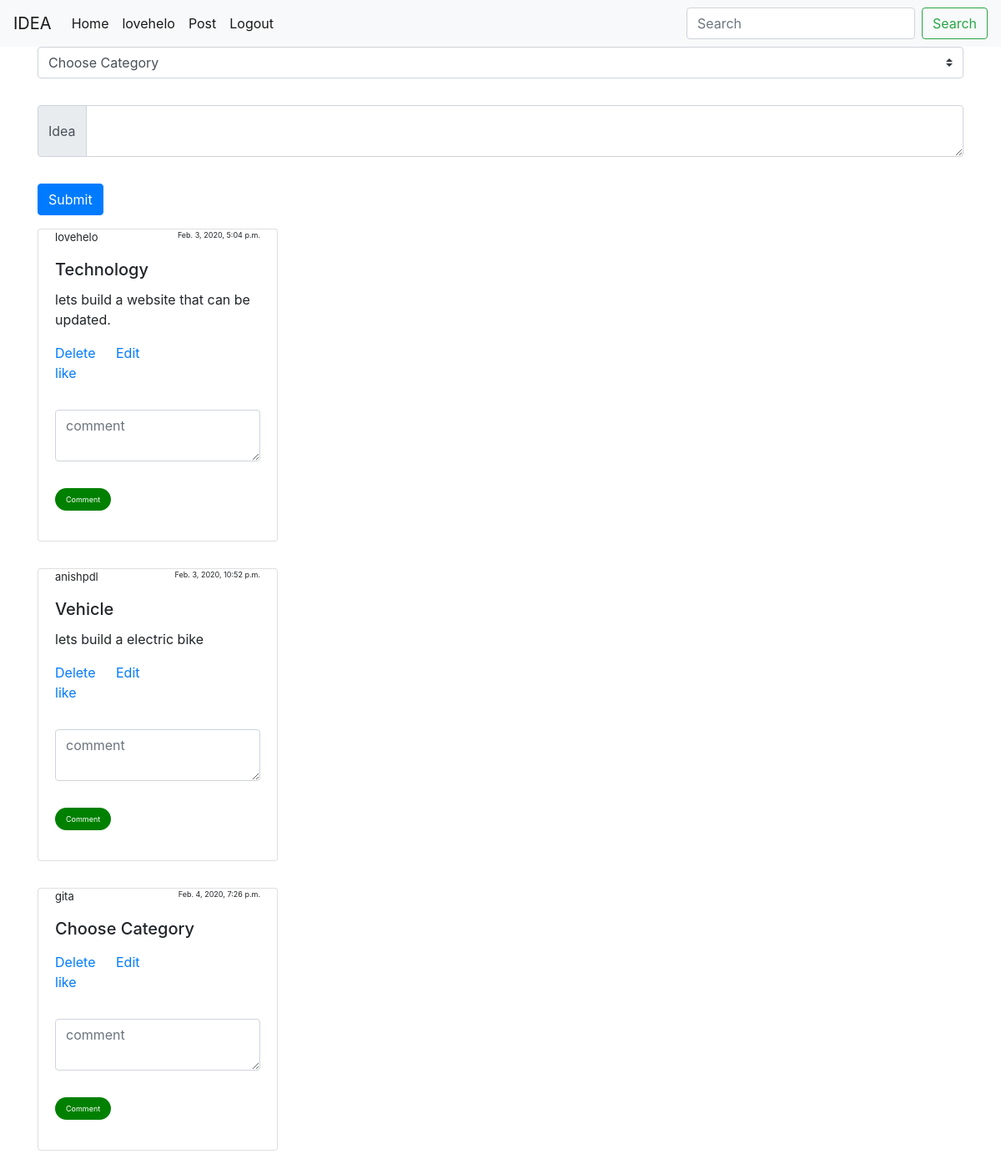
The app's page /home/ (signed in) with its own data.
### main/models.py (models this page shows, shortened)
class idea(models.Model):
    ideaPeacher= models.ForeignKey(User, on_delete=models.CASCADE, default=None)
    Post_idea = models.TextField()
    date_created = models.DateTimeField(default=datetime.now())
    category = models.ManyToManyField(category)
    Like = models.ManyToManyField(User, default=True, related_name='post_like')

class category(models.Model):
    category   = models.CharField(max_length=100)

### main/views.py (the view)
def homepage(request):
    i = idea.objects.all()
    query = ""
    if request.GET:
        query = request.GET['q']
        i = get_data_queryset(str(query))
    return render(request,"main/home.html", context={"ideas":i})

### main/templates/main/home.html (shortened to what this page needs)
{% extends 'main/header.html' %}
{% block content %}
{% load crispy_forms_tags %}
{% if ideas %}
<div>
  <form method="post" , action="submitidea/">
    <select class="custom-select" name="dropdown">
      <option selected>Choose Category</option>
    </select>
    <div class="input-group" style="margin-top: 2rem; margin-bottom: 2rem;">
      <div class="input-group-prepend">
        <span class="input-group-text">Idea</span>
      </div>
      <textarea class="form-control" aria-label="With textarea" name="idea"></textarea>
    </div>
    <button type="Submit" class="btn btn-primary">Submit</button>
  </form>
</div>
<div>
  {% for i in ideas %}
  <div class="card" style="width: 18rem; margin-bottom: 2rem; margin-top: 1rem; ">
    <div class="card-body">
      <p style="font-size:13px;margin-top:-20px">{{i.ideaPeacher}} <Span style="font-size:9px;float:right;">{{i.date_created}}</Span></p>
      <h5 class="card-title">{% for c in i.category.all %}
        {{c.category}}{% endfor %}</h5>
      <p class="card-text">{{i.Post_idea}}</p>
      <a href="{% url 'delete_idea' i.pk %}" class="card-link">Delete</a>
      <a href="{% url 'edit_idea' i.pk %}" class="card-link">Edit</a>
      <p>{{instance.like.count}}<a href='{{instance.get_like_url}}'>like</a></p>
      <form method='Post', action='submitcomment/'>
        <div class="input-group" style="margin-top: 2rem; margin-bottom: 2rem;">
          <textarea class="form-control" aria-label="With textarea" name="comment" placeholder='comment'></textarea>
        </div>
        <button type="Submit" id='commentbtn' class="btn" style="background-color: green;border-radius:20px;font-size:9px;color:white;">Comment</button>
      </form>
    </div>
  </div>
  {% endfor %}
  {% endif %}
</div>
{% endblock %}

### main/templates/main/navbar.html (shortened to what this page needs)
<nav class="navbar navbar-expand-lg navbar-light bg-light">
  <a class="navbar-brand" href="#">IDEA</a>
  <div class="collapse navbar-collapse" id="navbarSupportedContent">
    <ul class="navbar-nav mr-auto">
      {% if user.is_authenticated %}
      <li class="nav-item active">
        <a class="nav-link" href="/home">Home <span class="sr-only">(current)</span></a>
      </li>
      <li class="nav-item active">
        <a class="nav-link" href="/profile">{{user.username}}</a>
      </li>
      <li class="nav-item active">
        <a class="nav-link" href="/idea">Post</a>
      </li>
      <li class="nav-item active">
        <a class="nav-link" href="/logout">Logout</a>
      </li>
    </ul>
    <form class="form-inline my-2 my-lg-0" method="get">
      <input class="form-control mr-sm-2" type="text" placeholder="Search" aria-label="Search" value="{{query}}"
        name="q">
      <button class="btn btn-outline-success my-2 my-sm-0" type="submit">Search</button>
    </form>
    {% endif %}
  </div>
</nav>

### records on screen
idea: ideaPeacher "lovehelo", date_created "Feb. 3, 2020, 5:04 p.m.", Post_idea "lets build a website that can be updated."
category: category "Technology"
idea: ideaPeacher "anishpdl", date_created "Feb. 3, 2020, 10:52 p.m.", Post_idea "lets build a electric bike"
category: category "Vehicle"
idea: ideaPeacher "gita", date_created "Feb. 4, 2020, 7:26 p.m."
category: category "Choose Category"

### other values on screen
{{ user.username }} "lovehelo"
